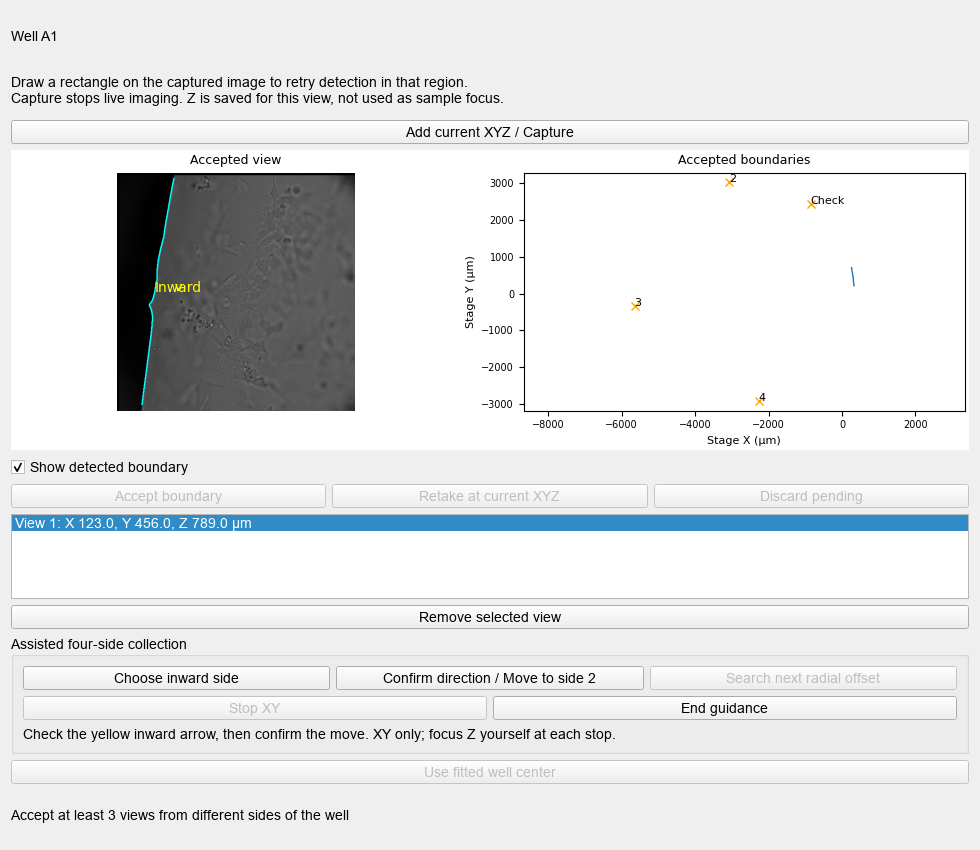
#> input picture artifacts/well-boundary/guided-panel.png, 980 x 850 px
$ python -i well_boundary.py   (imports and definitions only)
#> lines starting #> are read from the running program, lines starting #| are printed output that depends on the picture; after the words box and inside, x2 and y2 are one past the last pixel; in counts of white or black regions, pixels touching at a corner belong together
"""Image boundary measurements in calibrated stage coordinates (micrometers)."""
from dataclasses import dataclass

import numpy as np
from scipy.ndimage import gaussian_filter, label
from scipy.optimize import least_squares
from skimage.filters import threshold_otsu
from skimage.measure import find_contours


@dataclass
class BoundaryCapture:
    image: np.ndarray
    xyz: tuple
    metadata: dict
    model: tuple
    reference_xy: np.ndarray
    pixels_yx: np.ndarray | None = None
    stage_xy: np.ndarray | None = None


def detect_boundary(image, roi=None):
    """Trace the interface of the dark wall and bright well; review is mandatory."""
    image = np.asarray(image, dtype=float)
    if image.ndim != 2 or min(image.shape) < 16 or not np.isfinite(image).all():
        raise ValueError("Boundary detection needs a finite 2D grayscale image")
    y0, x0, y1, x1 = roi or (0, 0, *image.shape)
#> y0 = 0; x0 = 0; y1 = 850; x1 = 980
    crop = gaussian_filter(image[y0:y1, x0:x1], 1)
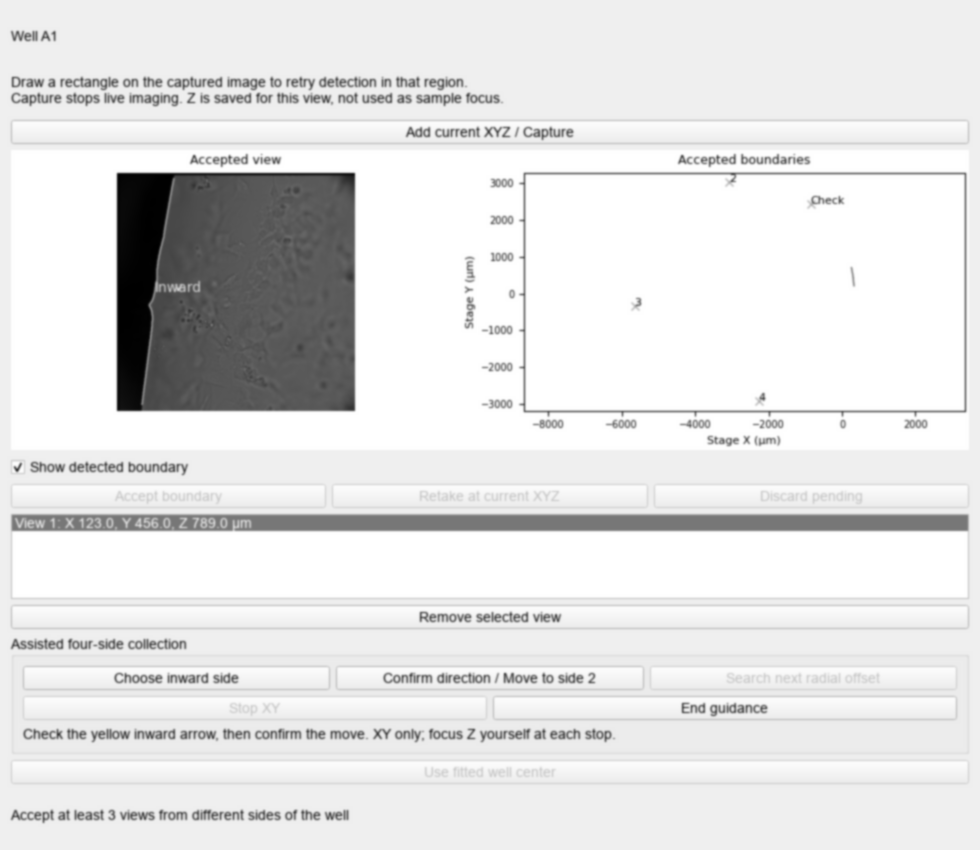
#> crop: shape (850, 980) float64; min 7.84e-06, max 255, mean 227.3
    if min(crop.shape) < 16 or np.ptp(crop) <= 0:
        raise ValueError("No boundary contrast; refocus or select a larger region")
    mask = crop < threshold_otsu(crop)
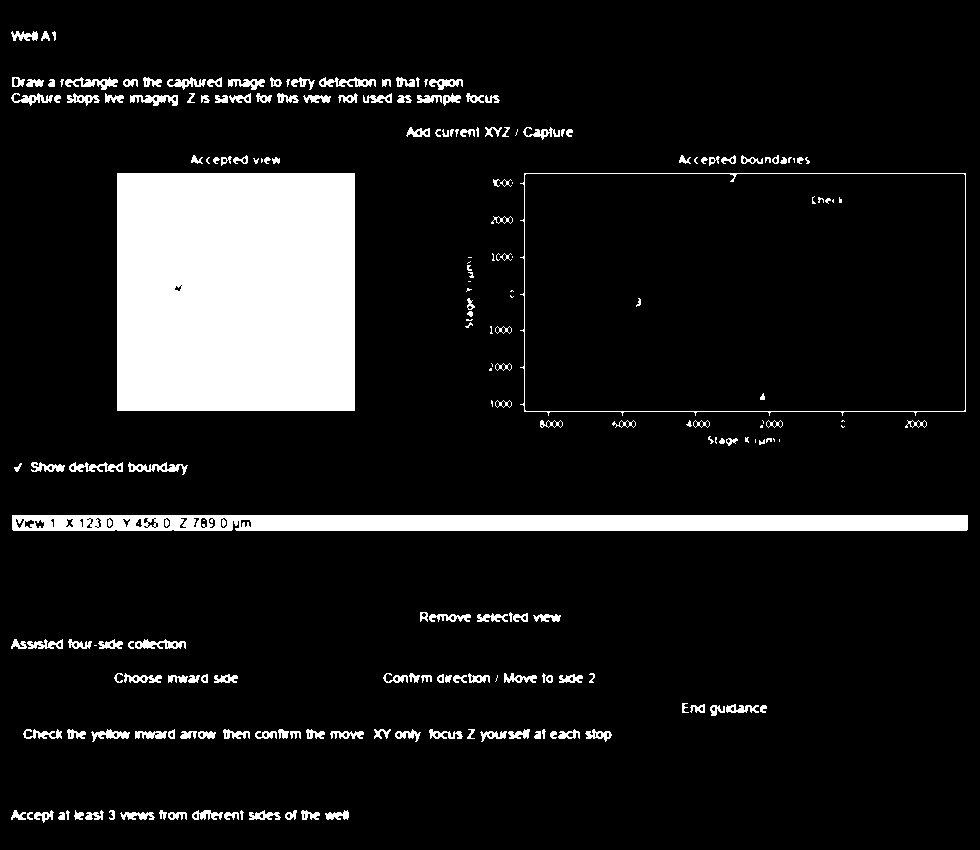
#> mask: shape (850, 980) bool; 10.7% white; 218 white regions (44 under 20 px), largest, box (x1, y1, x2, y2) and area: (117, 173, 355, 411) 56624, (12, 515, 968, 531) 14679, (520, 173, 966, 416) 1464
    components, count = label(mask)
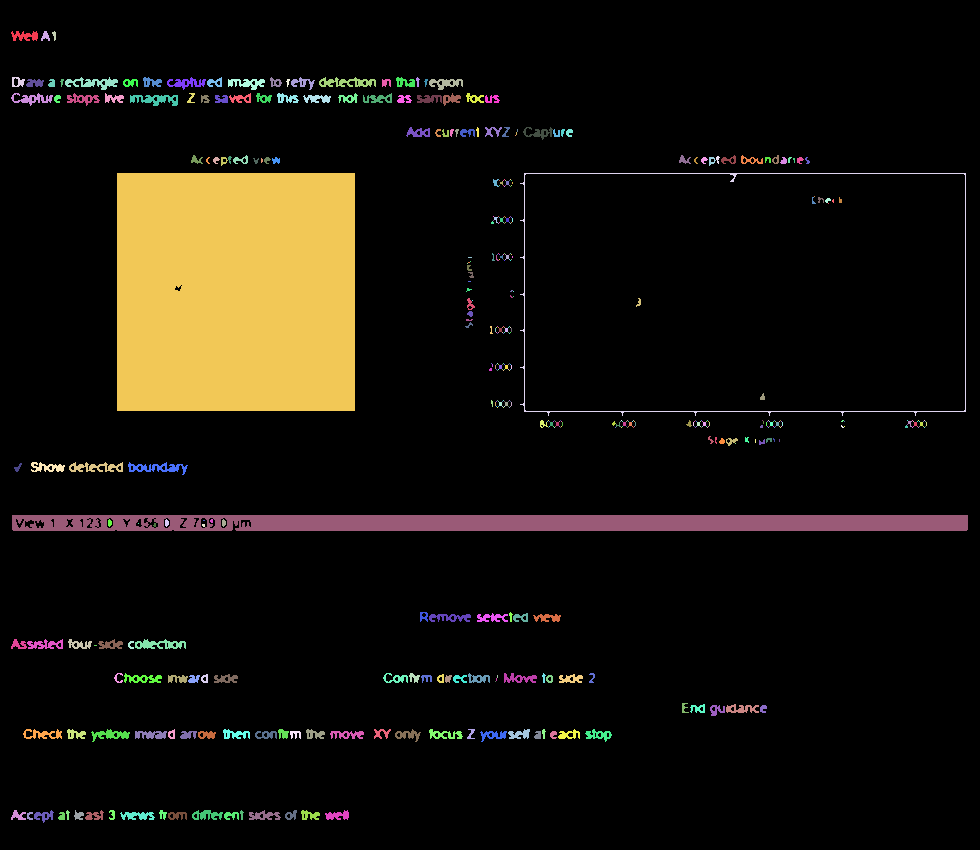
#> components: shape (850, 980) int32; 468 distinct labels, from 0 to 467; one colour per label, 0 black
#> count = 467
    sizes = np.bincount(components.ravel())
#> sizes = 468 values, max 743857 at index 0, min 1 at index 57, mean 1779.9
    sizes[0] = 0
    if not count or sizes.max() < 20:
        raise ValueError("No continuous dark boundary found")
    band = components == sizes.argmax()
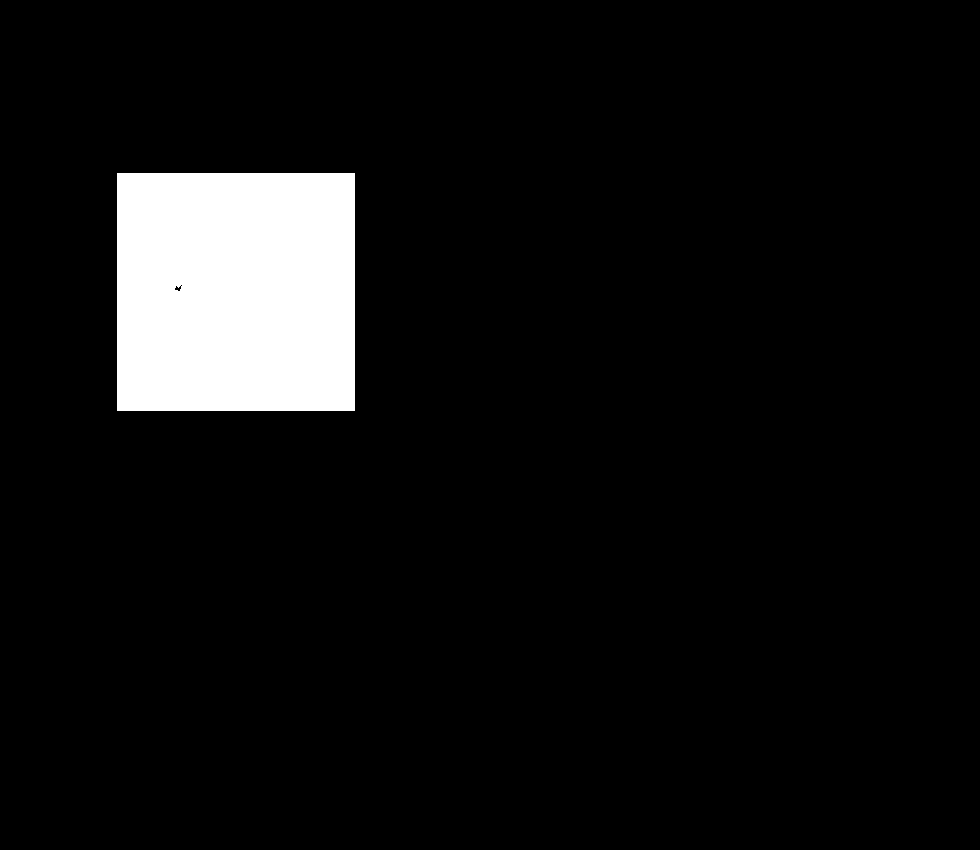
#> band: shape (850, 980) bool; 6.8% white; 1 white region, box (x1, y1, x2, y2) and area: (117, 173, 355, 411) 56624
    if band.mean() > 0.65:
        raise ValueError("Dark region is too broad; select the boundary or adjust illumination")
    # A wall can fill the entire outside of the well. Its skeleton would run
    # through the black area rather than along the optical boundary.
    # Split contours at the frame margin to exclude screenshot borders and
    # keep one continuous interface, not disconnected cell outlines.
    margin = max(5, int(min(crop.shape)*0.025))
#> margin = 21
    segments = []
    for contour in find_contours(band.astype(float), 0.5):
        valid = ((contour >= margin).all(axis=1)
                 & (contour < np.asarray(crop.shape)-margin).all(axis=1))
        cuts = np.flatnonzero(np.diff(np.r_[False, valid, False]))
        segments.extend(contour[a:b] for a, b in cuts.reshape(-1, 2))
#> this loop made 2 passes
#> cuts on passes 1 to 2: [0, 953], [0, 31]
#> after the loop, segments = 2 point arrays, longest 953 points
    points = max(segments, key=len) if segments else np.empty((0, 2))
#> points = 953 pairs, first value 172.5 to 410.5, second value 116.5 to 354.5
    if len(points) < 20 or np.linalg.norm(np.ptp(points, axis=0)) < 20:
        raise ValueError("Boundary is too short; capture a longer visible section")
    return points + [y0, x0]


def boundary_to_stage(pixels_yx, xyz, reference_xy, model):
    """Match click-to-center's negative displacement and polynomial ordering."""
    coefficients, degree = model
    xy = np.asarray(pixels_yx)[:, ::-1] - reference_xy
    x, y = xy.T
    terms = np.column_stack([x**i * y**(d-i)
                             for d in range(degree + 1) for i in range(d + 1)])
    # Constant fit residual is not a displacement from the optical reference.
    delta = terms @ coefficients - coefficients[0]
    return np.asarray(xyz[:2]) - delta


def fit_well_boundary(captures, expected_radius):
    """Fit equally weighted views and reject inadequate geometry or agreement."""
    if len(captures) < 3:
        raise ValueError("Accept at least 3 views from different sides of the well")
    views = [c.stage_xy for c in captures]
    points = np.concatenate([p[np.linspace(0, len(p)-1, 128).astype(int)] for p in views])
    origin = points.mean(axis=0)
    q = points - origin
    design = np.column_stack([2*q, np.ones(len(q))])
    solution, _, rank, _ = np.linalg.lstsq(design, (q*q).sum(axis=1), rcond=None)
    if rank < 3:
        raise ValueError("Boundary views do not span a circle; collect another side")
    initial = [*solution[:2], np.linalg.norm(q - solution[:2], axis=1).mean()]
    result = least_squares(lambda v: np.linalg.norm(q-v[:2], axis=1)-v[2], initial,
                           loss="soft_l1", f_scale=5)
    center, radius = result.x[:2] + origin, result.x[2]
    if not result.success or not np.isfinite(result.x).all() or radius <= 0:
        raise ValueError("Could not fit a stable well center")
    directions = np.asarray([p.mean(axis=0)-center for p in views])
    angles = np.sort(np.mod(np.arctan2(directions[:, 1], directions[:, 0]), 2*np.pi))
    coverage = 2*np.pi - np.diff(np.r_[angles, angles[0]+2*np.pi]).max()
    if coverage < np.deg2rad(120) or np.linalg.cond(result.jac) > 30:
        raise ValueError("Views are clustered; capture a different side of the well")
    if abs(radius-expected_radius) > expected_radius*0.2:
        raise ValueError("Fitted diameter disagrees with the selected plate; check boundaries")
    residual = np.linalg.norm(points-center, axis=1)-radius
    rms = float(np.sqrt(np.mean(residual**2)))
    if rms > max(5, radius*0.01):
        raise ValueError("Boundaries disagree; review overlays and remove incorrect views")
    return tuple(center), float(radius), rms

>>> import cv2
>>> picture = cv2.imread('../artifacts/well-boundary/guided-panel.png', cv2.IMREAD_GRAYSCALE)
>>> result = detect_boundary(picture)
#> result has the same summary as points in detect_boundary

$ run again, on artifacts/well-boundary/review-panel.png
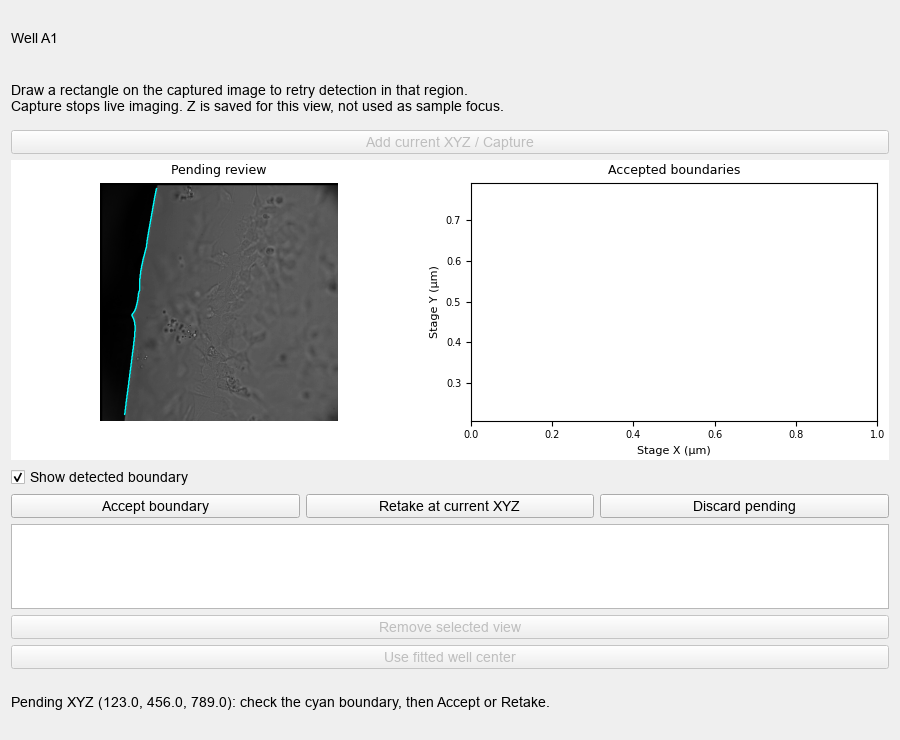
#> input picture artifacts/well-boundary/review-panel.png, 900 x 740 px
#> mask: shape (740, 900) bool; 10.2% white; 203 white regions (54 under 20 px), largest, box (x1, y1, x2, y2) and area: (100, 183, 338, 421) 56644, (468, 183, 878, 425) 1345, (228, 87, 265, 98) 212
#> in detect_boundary, `components, count = label(mask)`:
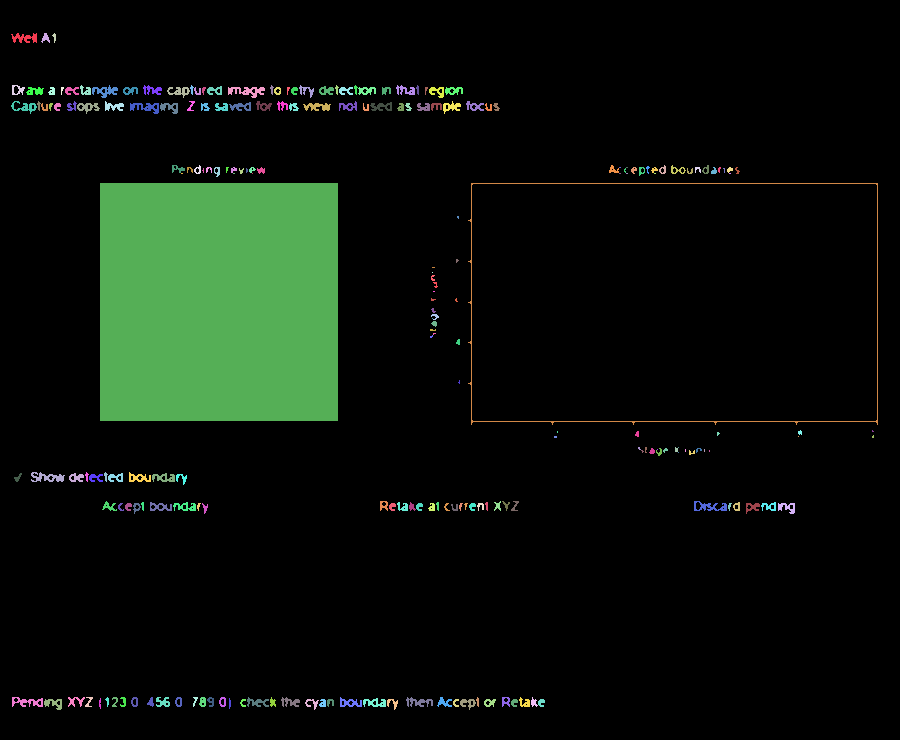
#> components: shape (740, 900) int32; 224 distinct labels, from 0 to 223; one colour per label, 0 black
#> count = 223
#> sizes = 224 values, max 597986 at index 0, min 1 at index 96, mean 2973.2
#> in detect_boundary, `band = components == sizes.argmax()`:
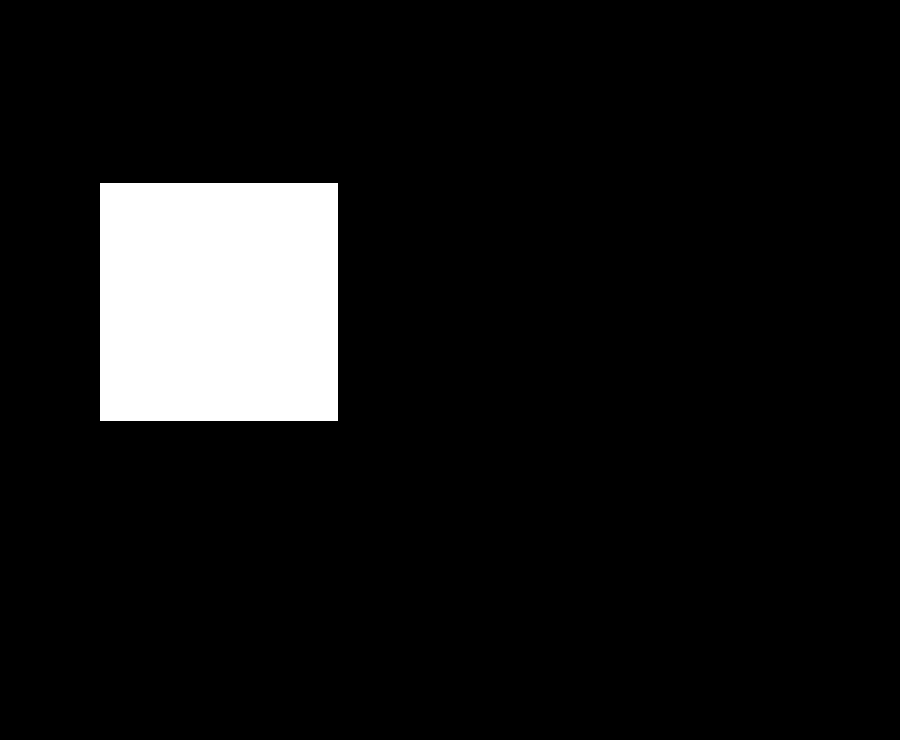
#> band: shape (740, 900) bool; 8.5% white; 1 white region, box (x1, y1, x2, y2) and area: (100, 183, 338, 421) 56644
#> the loop in detect_boundary, `for contour in find_contours(band.astype(float), 0.5):` made 1 pass
#> cuts on pass 1: [0, 953]
#> after the loop in detect_boundary, `for contour in find_contours(band.astype(float), 0.5):`: segments = 1 point arrays, longest 953 points
#> points = 953 pairs, first value 182.5 to 420.5, second value 99.5 to 337.5
#> result has the same summary as points in detect_boundary
